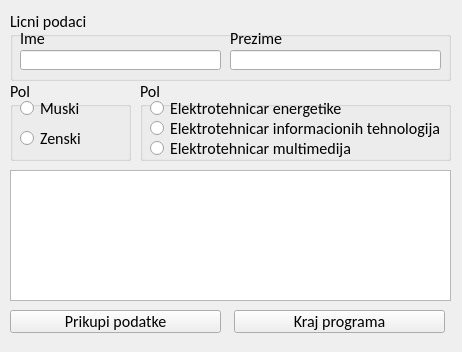
<?xml version="1.0" encoding="UTF-8"?>
<ui version="4.0">
 <class>Widget</class>
 <widget class="QWidget" name="Widget">
  <property name="geometry">
   <rect>
    <x>0</x>
    <y>0</y>
    <width>462</width>
    <height>352</height>
   </rect>
  </property>
  <property name="font">
   <font>
    <family>Calibri</family>
    <pointsize>12</pointsize>
   </font>
  </property>
  <property name="windowTitle">
   <string>Widget</string>
  </property>
  <widget class="QGroupBox" name="groupBox">
   <property name="geometry">
    <rect>
     <x>10</x>
     <y>10</y>
     <width>441</width>
     <height>71</height>
    </rect>
   </property>
   <property name="title">
    <string>Licni podaci</string>
   </property>
   <widget class="QLabel" name="label">
    <property name="geometry">
     <rect>
      <x>10</x>
      <y>20</y>
      <width>61</width>
      <height>16</height>
     </rect>
    </property>
    <property name="text">
     <string>Ime</string>
    </property>
   </widget>
   <widget class="QLabel" name="label_2">
    <property name="geometry">
     <rect>
      <x>220</x>
      <y>20</y>
      <width>61</width>
      <height>16</height>
     </rect>
    </property>
    <property name="text">
     <string>Prezime</string>
    </property>
   </widget>
   <widget class="QLineEdit" name="lineEdit">
    <property name="geometry">
     <rect>
      <x>10</x>
      <y>40</y>
      <width>201</width>
      <height>20</height>
     </rect>
    </property>
   </widget>
   <widget class="QLineEdit" name="lineEdit_2">
    <property name="geometry">
     <rect>
      <x>220</x>
      <y>40</y>
      <width>211</width>
      <height>20</height>
     </rect>
    </property>
   </widget>
  </widget>
  <widget class="QGroupBox" name="groupBox_4">
   <property name="geometry">
    <rect>
     <x>140</x>
     <y>80</y>
     <width>311</width>
     <height>81</height>
    </rect>
   </property>
   <property name="title">
    <string>Pol</string>
   </property>
   <widget class="QRadioButton" name="radioButton_3">
    <property name="geometry">
     <rect>
      <x>10</x>
      <y>20</y>
      <width>211</width>
      <height>17</height>
     </rect>
    </property>
    <property name="text">
     <string>Elektrotehnicar energetike</string>
    </property>
   </widget>
   <widget class="QRadioButton" name="radioButton_4">
    <property name="geometry">
     <rect>
      <x>10</x>
      <y>40</y>
      <width>291</width>
      <height>17</height>
     </rect>
    </property>
    <property name="text">
     <string>Elektrotehnicar informacionih tehnologija</string>
    </property>
   </widget>
   <widget class="QRadioButton" name="radioButton_5">
    <property name="geometry">
     <rect>
      <x>10</x>
      <y>60</y>
      <width>291</width>
      <height>17</height>
     </rect>
    </property>
    <property name="text">
     <string>Elektrotehnicar multimedija</string>
    </property>
   </widget>
  </widget>
  <widget class="QGroupBox" name="groupBox_5">
   <property name="geometry">
    <rect>
     <x>10</x>
     <y>80</y>
     <width>121</width>
     <height>81</height>
    </rect>
   </property>
   <property name="title">
    <string>Pol</string>
   </property>
   <widget class="QRadioButton" name="radioButton_1">
    <property name="geometry">
     <rect>
      <x>10</x>
      <y>20</y>
      <width>82</width>
      <height>17</height>
     </rect>
    </property>
    <property name="text">
     <string>Muski</string>
    </property>
   </widget>
   <widget class="QRadioButton" name="radioButton_2">
    <property name="geometry">
     <rect>
      <x>10</x>
      <y>50</y>
      <width>82</width>
      <height>17</height>
     </rect>
    </property>
    <property name="text">
     <string>Zenski</string>
    </property>
   </widget>
  </widget>
  <widget class="QTextEdit" name="textEdit">
   <property name="geometry">
    <rect>
     <x>10</x>
     <y>170</y>
     <width>441</width>
     <height>131</height>
    </rect>
   </property>
  </widget>
  <widget class="QPushButton" name="pushButton">
   <property name="geometry">
    <rect>
     <x>10</x>
     <y>310</y>
     <width>211</width>
     <height>23</height>
    </rect>
   </property>
   <property name="text">
    <string>Prikupi podatke</string>
   </property>
  </widget>
  <widget class="QPushButton" name="pushButton_2">
   <property name="geometry">
    <rect>
     <x>234</x>
     <y>310</y>
     <width>211</width>
     <height>23</height>
    </rect>
   </property>
   <property name="text">
    <string>Kraj programa</string>
   </property>
  </widget>
 </widget>
 <layoutdefault spacing="6" margin="11"/>
 <resources/>
 <connections/>
</ui>
